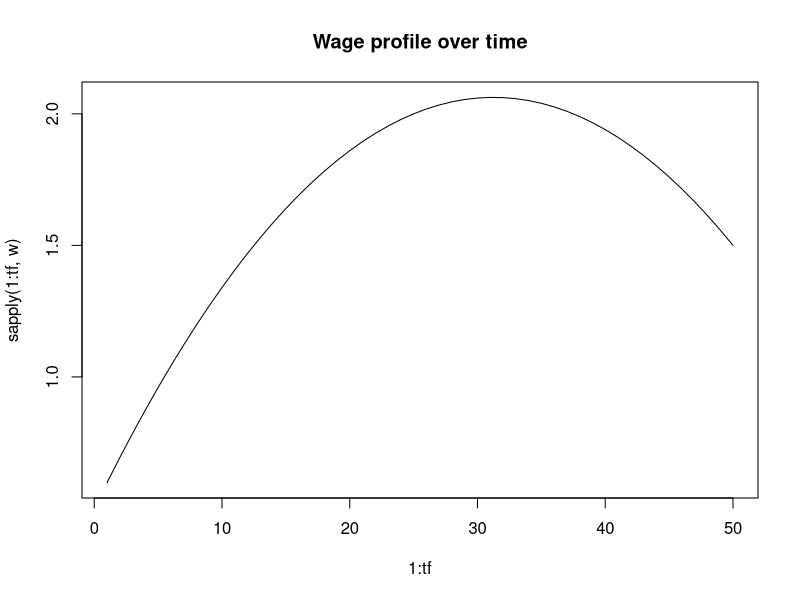

The R script that drew this image: (Note: this script raises an error after producing the figure.)
# file Judd.R
# author Carl Boettiger <cboettig@gmail.com>
# date 2011-11-21
#  
# 
# Use the collocation method to solve boundary value problems
# This code solves the problem on page 390 in Judd
# which is a life-cycle consumption and savings model
#
#

### Definition of the problem, from page 353 (10.6.10) ###
# 
# Maximize the objective function:
# \[ \max_c \int_0^T e^{-\rho t} u(c) dt \]
# s.t. [\dot A = f(A) + w(t) -c(t) \]
# \[ A(0) = A(T) = 0 \]
# 

# with w(t) wage rate at time t
# A(t) assets at ime t, 
# and f(A) the return on invested assets

# From the statement of the problem, we have:
# the Hamiltonian: \( H = u(c) + \lambda ( f(A) + w(t) -c ) \)
# and the costate eqn: \( \dot lambda =  \lambda (\rho  - f'(A) ) \)
# and bdry conditions.  

# assuming u concave in c, the maximum principle gives us:
# the first order condition that:
# 0 = \partial_c H = u'(c) - \lambda


# So we're left with a nice ODE system:
# \[ \dot A = f(A) + w(t) - C(\lambda) \]
# \[ \dot \lambda = \lambda (\rho - f'(A)) \]
# A(0) = A(T) = 0

# Let's assume functional forms for the utility:
# \[ u(c) = c^{1+\gamma}/(1+\gamma) \]
# and the asset return:
# \[ f(A) = rA \]

# Then our system becomes 
# \[ \dot A = rA + w(t) - c(t) \]
# \[ \dot \lambda = \lambda (\rho - r ) \]

# From the max principle of Hamiltonian, first order condition
# \[ 0 = \partial_c H \], so
# \[ u'(c) -\lambda = c^{\gamma} -\lambda \]
# \[ \lambda  = c^{\gamma} \]
# \[ \frac{d\lambda}{dt}  = \frac{d\lambda}{dc}\frac{d c}{dt} \] 
# \[ \frac{d\lambda}{dc} = \gamma c^{\gamma}
# which we sub into the costate equation to get
# \[ \frac{d\lambda}{dt} =   c^{\gamma} (\rho - r)
# \[ \gamma c^\gamma \frac{dc}{dt}  = c^{\gamma} (\rho - r) \]
# which simplfiies to: 
# \[ \frac{dc}{dt}  = \frac{c}{\gamma} (\rho - r) \]

# and our second equation is still:
# \[ \dot A = rA + w(t) - c(t) \]


# let's further assume a functional form of w(t):
w <- function(t) 0.5 + t/10-4*(t/50)^2

# Economic parameters
R <- 0.1
gam <- -2
rho1 <- 0.05
W <- 1 # fixed wage

# Boundary conditions
A0 <- 0 
AF <- 0

# Time span
t0 <- 0 
tf <- 50

# let's take a look at w(t) 
plot(1:tf, sapply(1:tf, w), type="l", main="Wage profile over time")

# Chebyshev nodes
n <- 11
m <- n
a <- t0
b <- tf

xn <-  sapply(1:m, function(i) cos(((m-i+0.5)/m)*pi))
Time <- sapply(1:m, function(i) (a+b)/2 + xn[i]*(b-a)/2)

# T_i(x) is the degree i Chebyshev polynomial:
# Generate T(x) functions at the nodes with the coefficients
T = Chebybasis(n,m,xn)
dT = (2 / (b-a) ) * Dchebybasis(n, m, xn)


#' Generate the Chebychev basis functions at the nodes
Chebybasis <- function(n,m,x){
    sapply(1:m, function(i){
      sapply(1:n, function(j) cos((j-1)*acos(x[i])))
    })
}


#' Generate the derivatives of the Cheby basis functions
Dchebybasis <- function(n, m, x){
  sapply(1:length(x), function(i){
    sapply(1:n, function(j) 
      (j-1)*sin((j-1)*acos(x[i]))/((1-x[i]^2)^.5) 
    )
  })
}
    



